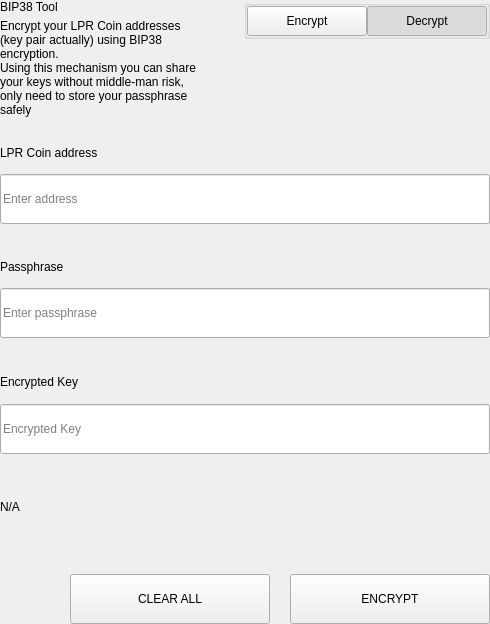
<?xml version="1.0" encoding="UTF-8"?>
<ui version="4.0">
 <class>SettingsBitToolWidget</class>
 <widget class="QWidget" name="SettingsBitToolWidget">
  <property name="geometry">
   <rect>
    <x>0</x>
    <y>0</y>
    <width>490</width>
    <height>624</height>
   </rect>
  </property>
  <property name="windowTitle">
   <string>Form</string>
  </property>
  <layout class="QVBoxLayout" name="verticalLayout">
   <property name="spacing">
    <number>0</number>
   </property>
   <property name="leftMargin">
    <number>0</number>
   </property>
   <property name="topMargin">
    <number>0</number>
   </property>
   <property name="rightMargin">
    <number>0</number>
   </property>
   <property name="bottomMargin">
    <number>0</number>
   </property>
   <item>
    <widget class="QWidget" name="left" native="true">
     <layout class="QVBoxLayout" name="verticalLayout_3">
      <property name="leftMargin">
       <number>0</number>
      </property>
      <property name="topMargin">
       <number>0</number>
      </property>
      <property name="rightMargin">
       <number>0</number>
      </property>
      <property name="bottomMargin">
       <number>0</number>
      </property>
      <item>
       <layout class="QVBoxLayout" name="verticalLayout_2">
        <property name="spacing">
         <number>0</number>
        </property>
        <item>
         <layout class="QHBoxLayout" name="horizontalLayout_3" stretch="3,1">
          <property name="spacing">
           <number>40</number>
          </property>
          <item>
           <layout class="QVBoxLayout" name="verticalLayoutTitle">
            <property name="spacing">
             <number>5</number>
            </property>
            <item>
             <widget class="QLabel" name="labelTitle">
              <property name="text">
               <string>BIP38 Tool</string>
              </property>
             </widget>
            </item>
            <item>
             <widget class="QLabel" name="labelSubtitle1">
              <property name="text">
               <string>Encrypt your LPR Coin addresses (key pair actually) using BIP38 encryption.
Using this mechanism you can share your keys without middle-man risk, only need to store your passphrase safely</string>
              </property>
              <property name="wordWrap">
               <bool>true</bool>
              </property>
             </widget>
            </item>
           </layout>
          </item>
          <item alignment="Qt::AlignTop">
           <widget class="QGroupBox" name="groupBox">
            <property name="title">
             <string/>
            </property>
            <property name="alignment">
             <set>Qt::AlignLeading|Qt::AlignLeft|Qt::AlignTop</set>
            </property>
            <layout class="QHBoxLayout" name="horizontalLayout_4">
             <property name="spacing">
              <number>0</number>
             </property>
             <property name="leftMargin">
              <number>0</number>
             </property>
             <property name="topMargin">
              <number>0</number>
             </property>
             <property name="rightMargin">
              <number>0</number>
             </property>
             <property name="bottomMargin">
              <number>0</number>
             </property>
             <item>
              <spacer name="horizontalSpacer">
               <property name="orientation">
                <enum>Qt::Horizontal</enum>
               </property>
               <property name="sizeHint" stdset="0">
                <size>
                 <width>40</width>
                 <height>20</height>
                </size>
               </property>
              </spacer>
             </item>
             <item>
              <widget class="QPushButton" name="pushLeft">
               <property name="minimumSize">
                <size>
                 <width>120</width>
                 <height>30</height>
                </size>
               </property>
               <property name="maximumSize">
                <size>
                 <width>120</width>
                 <height>30</height>
                </size>
               </property>
               <property name="focusPolicy">
                <enum>Qt::NoFocus</enum>
               </property>
               <property name="text">
                <string>Encrypt</string>
               </property>
               <property name="checkable">
                <bool>true</bool>
               </property>
               <property name="autoExclusive">
                <bool>true</bool>
               </property>
              </widget>
             </item>
             <item>
              <widget class="QPushButton" name="pushRight">
               <property name="minimumSize">
                <size>
                 <width>120</width>
                 <height>30</height>
                </size>
               </property>
               <property name="maximumSize">
                <size>
                 <width>120</width>
                 <height>30</height>
                </size>
               </property>
               <property name="focusPolicy">
                <enum>Qt::NoFocus</enum>
               </property>
               <property name="text">
                <string>Decrypt</string>
               </property>
               <property name="checkable">
                <bool>true</bool>
               </property>
               <property name="checked">
                <bool>true</bool>
               </property>
               <property name="autoExclusive">
                <bool>true</bool>
               </property>
              </widget>
             </item>
            </layout>
           </widget>
          </item>
         </layout>
        </item>
        <item>
         <widget class="QStackedWidget" name="stackedWidget">
          <property name="currentIndex">
           <number>1</number>
          </property>
          <widget class="QWidget" name="pageDecrypt">
           <layout class="QVBoxLayout" name="verticalLayout_5">
            <property name="spacing">
             <number>0</number>
            </property>
            <property name="leftMargin">
             <number>0</number>
            </property>
            <property name="topMargin">
             <number>0</number>
            </property>
            <property name="rightMargin">
             <number>0</number>
            </property>
            <property name="bottomMargin">
             <number>0</number>
            </property>
            <item>
             <widget class="QWidget" name="widget" native="true">
              <property name="minimumSize">
               <size>
                <width>0</width>
                <height>100</height>
               </size>
              </property>
              <layout class="QVBoxLayout" name="verticalLayout_4">
               <property name="spacing">
                <number>0</number>
               </property>
               <property name="leftMargin">
                <number>0</number>
               </property>
               <property name="topMargin">
                <number>0</number>
               </property>
               <property name="rightMargin">
                <number>0</number>
               </property>
               <property name="bottomMargin">
                <number>0</number>
               </property>
               <item>
                <spacer name="verticalSpacer_2">
                 <property name="orientation">
                  <enum>Qt::Vertical</enum>
                 </property>
                 <property name="sizeType">
                  <enum>QSizePolicy::Fixed</enum>
                 </property>
                 <property name="sizeHint" stdset="0">
                  <size>
                   <width>20</width>
                   <height>20</height>
                  </size>
                 </property>
                </spacer>
               </item>
               <item>
                <layout class="QHBoxLayout" name="horizontalLayout_6" stretch="2">
                 <property name="spacing">
                  <number>0</number>
                 </property>
                 <item>
                  <layout class="QVBoxLayout" name="verticalLayout_7">
                   <property name="spacing">
                    <number>9</number>
                   </property>
                   <item>
                    <widget class="QLabel" name="labelSubtitleKey">
                     <property name="minimumSize">
                      <size>
                       <width>0</width>
                       <height>20</height>
                      </size>
                     </property>
                     <property name="maximumSize">
                      <size>
                       <width>16777215</width>
                       <height>20</height>
                      </size>
                     </property>
                     <property name="text">
                      <string>Encrypted key</string>
                     </property>
                    </widget>
                   </item>
                   <item>
                    <widget class="QLineEdit" name="lineEditKey">
                     <property name="minimumSize">
                      <size>
                       <width>0</width>
                       <height>50</height>
                      </size>
                     </property>
                     <property name="maximumSize">
                      <size>
                       <width>16777215</width>
                       <height>50</height>
                      </size>
                     </property>
                     <property name="placeholderText">
                      <string>Enter a encrypted key</string>
                     </property>
                    </widget>
                   </item>
                  </layout>
                 </item>
                </layout>
               </item>
               <item>
                <spacer name="verticalSpacer_3">
                 <property name="orientation">
                  <enum>Qt::Vertical</enum>
                 </property>
                 <property name="sizeType">
                  <enum>QSizePolicy::Fixed</enum>
                 </property>
                 <property name="sizeHint" stdset="0">
                  <size>
                   <width>20</width>
                   <height>20</height>
                  </size>
                 </property>
                </spacer>
               </item>
               <item>
                <layout class="QVBoxLayout" name="verticalLayout_9">
                 <property name="spacing">
                  <number>9</number>
                 </property>
                 <item>
                  <widget class="QLabel" name="labelSubtitlePassphrase">
                   <property name="maximumSize">
                    <size>
                     <width>16777215</width>
                     <height>20</height>
                    </size>
                   </property>
                   <property name="text">
                    <string>Passphrase</string>
                   </property>
                  </widget>
                 </item>
                 <item>
                  <widget class="QLineEdit" name="lineEditPassphrase">
                   <property name="minimumSize">
                    <size>
                     <width>0</width>
                     <height>50</height>
                    </size>
                   </property>
                   <property name="maximumSize">
                    <size>
                     <width>16777215</width>
                     <height>50</height>
                    </size>
                   </property>
                   <property name="placeholderText">
                    <string>Enter a passphrase</string>
                   </property>
                  </widget>
                 </item>
                </layout>
               </item>
               <item>
                <spacer name="verticalSpacer_4">
                 <property name="orientation">
                  <enum>Qt::Vertical</enum>
                 </property>
                 <property name="sizeType">
                  <enum>QSizePolicy::Fixed</enum>
                 </property>
                 <property name="sizeHint" stdset="0">
                  <size>
                   <width>20</width>
                   <height>20</height>
                  </size>
                 </property>
                </spacer>
               </item>
               <item>
                <widget class="QWidget" name="widget_3" native="true">
                 <property name="sizePolicy">
                  <sizepolicy hsizetype="Preferred" vsizetype="Fixed">
                   <horstretch>0</horstretch>
                   <verstretch>0</verstretch>
                  </sizepolicy>
                 </property>
                 <layout class="QVBoxLayout" name="verticalLayout_10">
                  <property name="spacing">
                   <number>9</number>
                  </property>
                  <property name="leftMargin">
                   <number>0</number>
                  </property>
                  <property name="topMargin">
                   <number>0</number>
                  </property>
                  <property name="rightMargin">
                   <number>0</number>
                  </property>
                  <property name="bottomMargin">
                   <number>0</number>
                  </property>
                  <item>
                   <widget class="QLabel" name="labelSubtitleDecryptResult">
                    <property name="minimumSize">
                     <size>
                      <width>0</width>
                      <height>20</height>
                     </size>
                    </property>
                    <property name="maximumSize">
                     <size>
                      <width>16777215</width>
                      <height>20</height>
                     </size>
                    </property>
                    <property name="text">
                     <string>Decrypted address result</string>
                    </property>
                   </widget>
                  </item>
                  <item>
                   <widget class="QWidget" name="widget_4" native="true">
                    <layout class="QHBoxLayout" name="horizontalLayout" stretch="6,0,1">
                     <property name="spacing">
                      <number>0</number>
                     </property>
                     <property name="leftMargin">
                      <number>0</number>
                     </property>
                     <property name="topMargin">
                      <number>0</number>
                     </property>
                     <property name="rightMargin">
                      <number>0</number>
                     </property>
                     <property name="bottomMargin">
                      <number>0</number>
                     </property>
                     <item alignment="Qt::AlignVCenter">
                      <widget class="QLineEdit" name="lineEditDecryptResult">
                       <property name="minimumSize">
                        <size>
                         <width>0</width>
                         <height>50</height>
                        </size>
                       </property>
                       <property name="maximumSize">
                        <size>
                         <width>16777215</width>
                         <height>50</height>
                        </size>
                       </property>
                       <property name="placeholderText">
                        <string>Decrypted Address</string>
                       </property>
                      </widget>
                     </item>
                     <item>
                      <spacer name="horizontalSpacer_4">
                       <property name="orientation">
                        <enum>Qt::Horizontal</enum>
                       </property>
                       <property name="sizeType">
                        <enum>QSizePolicy::Fixed</enum>
                       </property>
                       <property name="sizeHint" stdset="0">
                        <size>
                         <width>20</width>
                         <height>50</height>
                        </size>
                       </property>
                      </spacer>
                     </item>
                     <item>
                      <widget class="QPushButton" name="pushButtonImport">
                       <property name="minimumSize">
                        <size>
                         <width>140</width>
                         <height>40</height>
                        </size>
                       </property>
                       <property name="text">
                        <string>Import Address</string>
                       </property>
                      </widget>
                     </item>
                    </layout>
                   </widget>
                  </item>
                 </layout>
                </widget>
               </item>
               <item>
                <widget class="QLabel" name="statusLabel_DEC">
                 <property name="maximumSize">
                  <size>
                   <width>16777215</width>
                   <height>40</height>
                  </size>
                 </property>
                 <property name="text">
                  <string/>
                 </property>
                </widget>
               </item>
               <item>
                <spacer name="verticalSpacer">
                 <property name="orientation">
                  <enum>Qt::Vertical</enum>
                 </property>
                 <property name="sizeType">
                  <enum>QSizePolicy::Preferred</enum>
                 </property>
                 <property name="sizeHint" stdset="0">
                  <size>
                   <width>20</width>
                   <height>20</height>
                  </size>
                 </property>
                </spacer>
               </item>
               <item>
                <layout class="QHBoxLayout" name="horizontalLayout_7">
                 <property name="spacing">
                  <number>0</number>
                 </property>
                 <item>
                  <spacer name="horizontalSpacer_5">
                   <property name="orientation">
                    <enum>Qt::Horizontal</enum>
                   </property>
                   <property name="sizeType">
                    <enum>QSizePolicy::Expanding</enum>
                   </property>
                   <property name="sizeHint" stdset="0">
                    <size>
                     <width>40</width>
                     <height>20</height>
                    </size>
                   </property>
                  </spacer>
                 </item>
                 <item>
                  <widget class="QPushButton" name="pushButtonDecryptClear">
                   <property name="minimumSize">
                    <size>
                     <width>200</width>
                     <height>50</height>
                    </size>
                   </property>
                   <property name="maximumSize">
                    <size>
                     <width>200</width>
                     <height>50</height>
                    </size>
                   </property>
                   <property name="text">
                    <string>CLEAR</string>
                   </property>
                  </widget>
                 </item>
                 <item>
                  <spacer name="horizontalSpacer_3">
                   <property name="orientation">
                    <enum>Qt::Horizontal</enum>
                   </property>
                   <property name="sizeType">
                    <enum>QSizePolicy::Fixed</enum>
                   </property>
                   <property name="sizeHint" stdset="0">
                    <size>
                     <width>20</width>
                     <height>20</height>
                    </size>
                   </property>
                  </spacer>
                 </item>
                 <item>
                  <widget class="QPushButton" name="pushButtonDecrypt">
                   <property name="minimumSize">
                    <size>
                     <width>200</width>
                     <height>50</height>
                    </size>
                   </property>
                   <property name="maximumSize">
                    <size>
                     <width>200</width>
                     <height>50</height>
                    </size>
                   </property>
                   <property name="text">
                    <string>DECRYPT KEY</string>
                   </property>
                  </widget>
                 </item>
                </layout>
               </item>
              </layout>
             </widget>
            </item>
           </layout>
          </widget>
          <widget class="QWidget" name="pageEncrypt">
           <layout class="QVBoxLayout" name="verticalLayout_11">
            <property name="spacing">
             <number>0</number>
            </property>
            <property name="leftMargin">
             <number>0</number>
            </property>
            <property name="topMargin">
             <number>0</number>
            </property>
            <property name="rightMargin">
             <number>0</number>
            </property>
            <property name="bottomMargin">
             <number>0</number>
            </property>
            <item>
             <spacer name="verticalSpacer_8">
              <property name="orientation">
               <enum>Qt::Vertical</enum>
              </property>
              <property name="sizeType">
               <enum>QSizePolicy::Fixed</enum>
              </property>
              <property name="sizeHint" stdset="0">
               <size>
                <width>20</width>
                <height>20</height>
               </size>
              </property>
             </spacer>
            </item>
            <item>
             <widget class="QWidget" name="containerAddressEnc" native="true">
              <layout class="QVBoxLayout" name="containerAddressEncLayout">
               <property name="spacing">
                <number>5</number>
               </property>
               <property name="leftMargin">
                <number>0</number>
               </property>
               <property name="topMargin">
                <number>0</number>
               </property>
               <property name="rightMargin">
                <number>0</number>
               </property>
               <property name="bottomMargin">
                <number>0</number>
               </property>
               <item>
                <widget class="QLabel" name="labelSubtitleAddress">
                 <property name="minimumSize">
                  <size>
                   <width>0</width>
                   <height>20</height>
                  </size>
                 </property>
                 <property name="maximumSize">
                  <size>
                   <width>16777215</width>
                   <height>20</height>
                  </size>
                 </property>
                 <property name="text">
                  <string>LPR Coin address</string>
                 </property>
                </widget>
               </item>
               <item>
                <widget class="QLineEdit" name="addressIn_ENC">
                 <property name="minimumSize">
                  <size>
                   <width>0</width>
                   <height>50</height>
                  </size>
                 </property>
                 <property name="placeholderText">
                  <string>Enter address</string>
                 </property>
                </widget>
               </item>
              </layout>
             </widget>
            </item>
            <item>
             <spacer name="verticalSpacer_6">
              <property name="orientation">
               <enum>Qt::Vertical</enum>
              </property>
              <property name="sizeType">
               <enum>QSizePolicy::Fixed</enum>
              </property>
              <property name="sizeHint" stdset="0">
               <size>
                <width>20</width>
                <height>20</height>
               </size>
              </property>
             </spacer>
            </item>
            <item>
             <widget class="QWidget" name="containerAddress" native="true">
              <layout class="QHBoxLayout" name="horizontalLayout_9" stretch="2">
               <property name="spacing">
                <number>0</number>
               </property>
               <property name="leftMargin">
                <number>0</number>
               </property>
               <property name="topMargin">
                <number>0</number>
               </property>
               <property name="rightMargin">
                <number>0</number>
               </property>
               <property name="bottomMargin">
                <number>0</number>
               </property>
               <item>
                <layout class="QVBoxLayout" name="verticalLayout_8">
                 <property name="spacing">
                  <number>5</number>
                 </property>
                 <item>
                  <widget class="QLabel" name="labelSubtitleMessage">
                   <property name="minimumSize">
                    <size>
                     <width>0</width>
                     <height>20</height>
                    </size>
                   </property>
                   <property name="maximumSize">
                    <size>
                     <width>16777215</width>
                     <height>20</height>
                    </size>
                   </property>
                   <property name="text">
                    <string>Passphrase</string>
                   </property>
                  </widget>
                 </item>
                 <item>
                  <widget class="QLineEdit" name="passphraseIn_ENC">
                   <property name="minimumSize">
                    <size>
                     <width>0</width>
                     <height>50</height>
                    </size>
                   </property>
                   <property name="maximumSize">
                    <size>
                     <width>16777215</width>
                     <height>50</height>
                    </size>
                   </property>
                   <property name="placeholderText">
                    <string>Enter passphrase</string>
                   </property>
                  </widget>
                 </item>
                </layout>
               </item>
              </layout>
             </widget>
            </item>
            <item>
             <spacer name="verticalSpacer_7">
              <property name="orientation">
               <enum>Qt::Vertical</enum>
              </property>
              <property name="sizeType">
               <enum>QSizePolicy::Fixed</enum>
              </property>
              <property name="sizeHint" stdset="0">
               <size>
                <width>20</width>
                <height>20</height>
               </size>
              </property>
             </spacer>
            </item>
            <item>
             <widget class="QWidget" name="widget_2" native="true">
              <property name="minimumSize">
               <size>
                <width>0</width>
                <height>75</height>
               </size>
              </property>
              <property name="maximumSize">
               <size>
                <width>16777215</width>
                <height>16777215</height>
               </size>
              </property>
              <layout class="QVBoxLayout" name="verticalLayout_6">
               <property name="leftMargin">
                <number>0</number>
               </property>
               <property name="topMargin">
                <number>0</number>
               </property>
               <property name="rightMargin">
                <number>0</number>
               </property>
               <property name="bottomMargin">
                <number>0</number>
               </property>
               <item>
                <widget class="QLabel" name="labelSubtitleEncryptedKey">
                 <property name="minimumSize">
                  <size>
                   <width>0</width>
                   <height>20</height>
                  </size>
                 </property>
                 <property name="maximumSize">
                  <size>
                   <width>16777215</width>
                   <height>20</height>
                  </size>
                 </property>
                 <property name="text">
                  <string>Encrypted Key</string>
                 </property>
                </widget>
               </item>
               <item>
                <widget class="QLineEdit" name="encryptedKeyOut_ENC">
                 <property name="minimumSize">
                  <size>
                   <width>0</width>
                   <height>50</height>
                  </size>
                 </property>
                 <property name="placeholderText">
                  <string>Encrypted Key</string>
                 </property>
                </widget>
               </item>
              </layout>
             </widget>
            </item>
            <item>
             <widget class="QLabel" name="statusLabel_ENC">
              <property name="text">
               <string notr="true">N/A</string>
              </property>
             </widget>
            </item>
            <item>
             <spacer name="verticalSpacer_5">
              <property name="orientation">
               <enum>Qt::Vertical</enum>
              </property>
              <property name="sizeType">
               <enum>QSizePolicy::Fixed</enum>
              </property>
              <property name="sizeHint" stdset="0">
               <size>
                <width>20</width>
                <height>20</height>
               </size>
              </property>
             </spacer>
            </item>
            <item>
             <layout class="QHBoxLayout" name="horizontalLayout_8">
              <property name="spacing">
               <number>0</number>
              </property>
              <item>
               <spacer name="horizontalSpacer_6">
                <property name="orientation">
                 <enum>Qt::Horizontal</enum>
                </property>
                <property name="sizeType">
                 <enum>QSizePolicy::Expanding</enum>
                </property>
                <property name="sizeHint" stdset="0">
                 <size>
                  <width>40</width>
                  <height>20</height>
                 </size>
                </property>
               </spacer>
              </item>
              <item>
               <widget class="QPushButton" name="pushButtonClear">
                <property name="minimumSize">
                 <size>
                  <width>200</width>
                  <height>50</height>
                 </size>
                </property>
                <property name="focusPolicy">
                 <enum>Qt::NoFocus</enum>
                </property>
                <property name="text">
                 <string>CLEAR ALL</string>
                </property>
               </widget>
              </item>
              <item>
               <spacer name="horizontalSpacer_2">
                <property name="orientation">
                 <enum>Qt::Horizontal</enum>
                </property>
                <property name="sizeType">
                 <enum>QSizePolicy::Fixed</enum>
                </property>
                <property name="sizeHint" stdset="0">
                 <size>
                  <width>20</width>
                  <height>20</height>
                 </size>
                </property>
               </spacer>
              </item>
              <item>
               <widget class="QPushButton" name="pushButtonEncrypt">
                <property name="minimumSize">
                 <size>
                  <width>200</width>
                  <height>50</height>
                 </size>
                </property>
                <property name="maximumSize">
                 <size>
                  <width>200</width>
                  <height>50</height>
                 </size>
                </property>
                <property name="focusPolicy">
                 <enum>Qt::NoFocus</enum>
                </property>
                <property name="text">
                 <string>ENCRYPT</string>
                </property>
               </widget>
              </item>
             </layout>
            </item>
           </layout>
          </widget>
         </widget>
        </item>
       </layout>
      </item>
     </layout>
    </widget>
   </item>
  </layout>
 </widget>
 <resources/>
 <connections/>
</ui>
